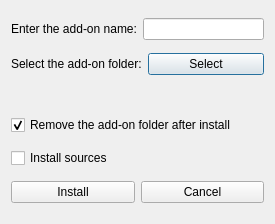
<?xml version="1.0" encoding="UTF-8"?>
<ui version="4.0">
 <class>InstallDialog</class>
 <widget class="QDialog" name="InstallDialog">
  <property name="geometry">
   <rect>
    <x>0</x>
    <y>0</y>
    <width>275</width>
    <height>224</height>
   </rect>
  </property>
  <property name="windowTitle">
   <string>Install an add-on</string>
  </property>
  <property name="windowIcon">
   <iconset>
    <normaloff>:/res/res/icon/Orbiter.ico</normaloff>:/res/res/icon/Orbiter.ico</iconset>
  </property>
  <layout class="QVBoxLayout" name="verticalLayout">
   <item>
    <layout class="QHBoxLayout" name="nameLayout">
     <item>
      <widget class="QLabel" name="nameLabel">
       <property name="text">
        <string>Enter the add-on name:</string>
       </property>
      </widget>
     </item>
     <item>
      <widget class="QLineEdit" name="nameEdit"/>
     </item>
    </layout>
   </item>
   <item>
    <layout class="QHBoxLayout" name="selectLayout">
     <item>
      <widget class="QLabel" name="selectLabel">
       <property name="sizePolicy">
        <sizepolicy hsizetype="Preferred" vsizetype="Preferred">
         <horstretch>0</horstretch>
         <verstretch>0</verstretch>
        </sizepolicy>
       </property>
       <property name="text">
        <string>Select the add-on folder:</string>
       </property>
      </widget>
     </item>
     <item>
      <widget class="QPushButton" name="selectButton">
       <property name="text">
        <string>Select</string>
       </property>
      </widget>
     </item>
    </layout>
   </item>
   <item>
    <widget class="QLabel" name="pathLabel">
     <property name="sizePolicy">
      <sizepolicy hsizetype="Fixed" vsizetype="Fixed">
       <horstretch>0</horstretch>
       <verstretch>0</verstretch>
      </sizepolicy>
     </property>
     <property name="text">
      <string/>
     </property>
    </widget>
   </item>
   <item>
    <widget class="QCheckBox" name="remCheck">
     <property name="toolTip">
      <string/>
     </property>
     <property name="text">
      <string>Remove the add-on folder after install</string>
     </property>
     <property name="checked">
      <bool>true</bool>
     </property>
    </widget>
   </item>
   <item>
    <widget class="QCheckBox" name="sourcesCheck">
     <property name="toolTip">
      <string>Don't install Orbitersdk and Sources folders</string>
     </property>
     <property name="text">
      <string>Install sources</string>
     </property>
    </widget>
   </item>
   <item>
    <layout class="QHBoxLayout" name="buttonsLayout">
     <item>
      <widget class="QPushButton" name="installButton">
       <property name="text">
        <string>Install</string>
       </property>
      </widget>
     </item>
     <item>
      <widget class="QPushButton" name="cancelButton">
       <property name="text">
        <string>Cancel</string>
       </property>
      </widget>
     </item>
    </layout>
   </item>
  </layout>
 </widget>
 <resources/>
 <connections/>
</ui>
